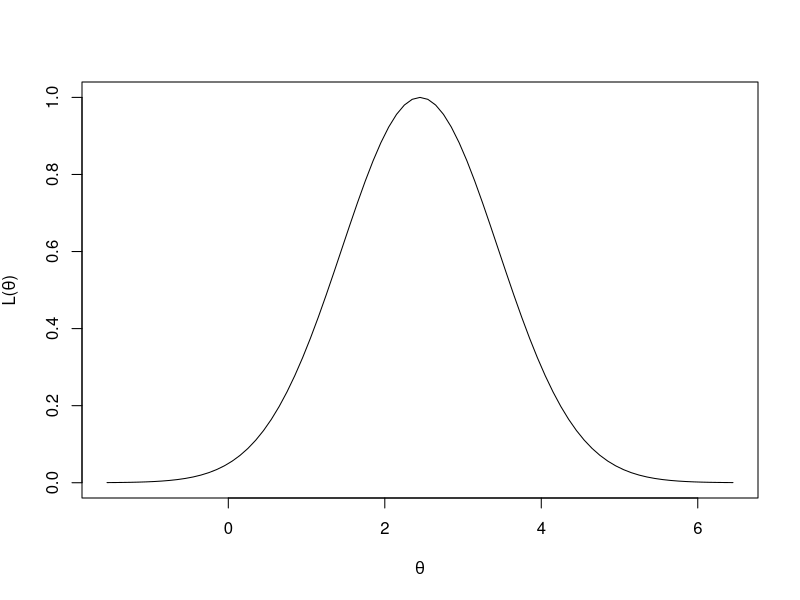
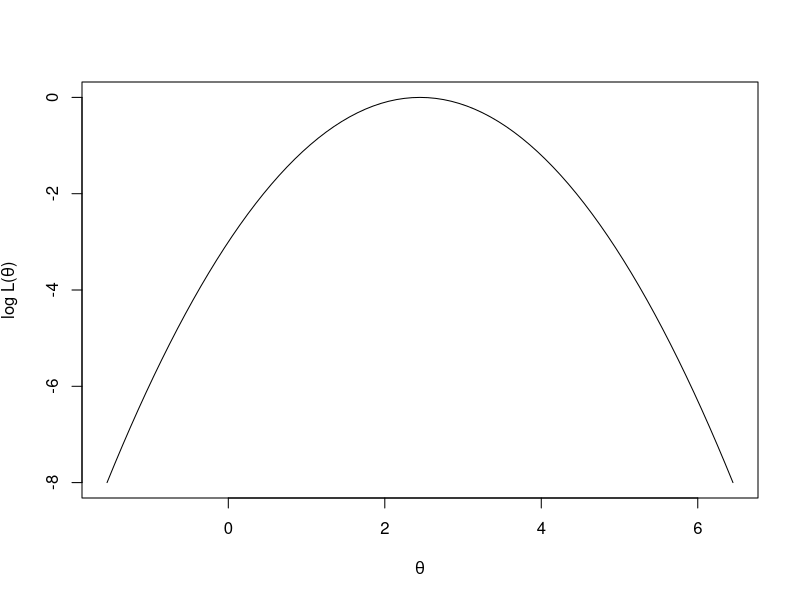
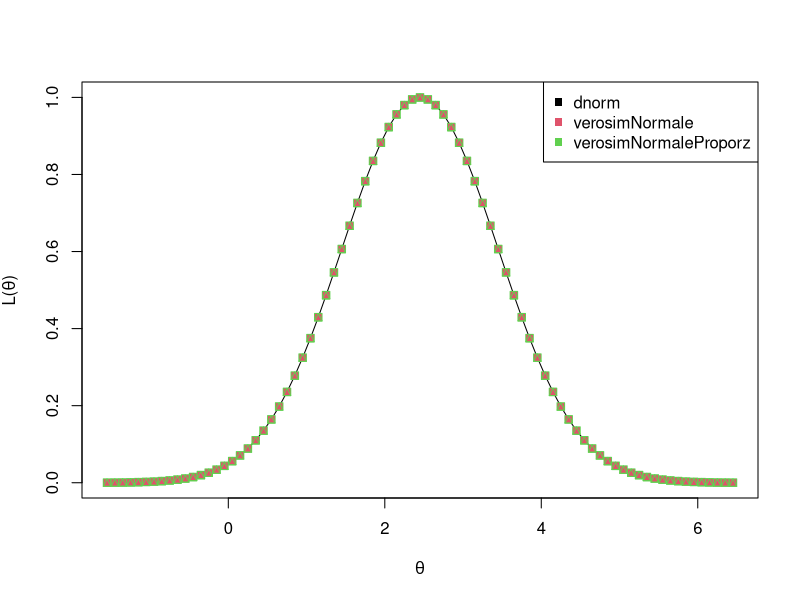
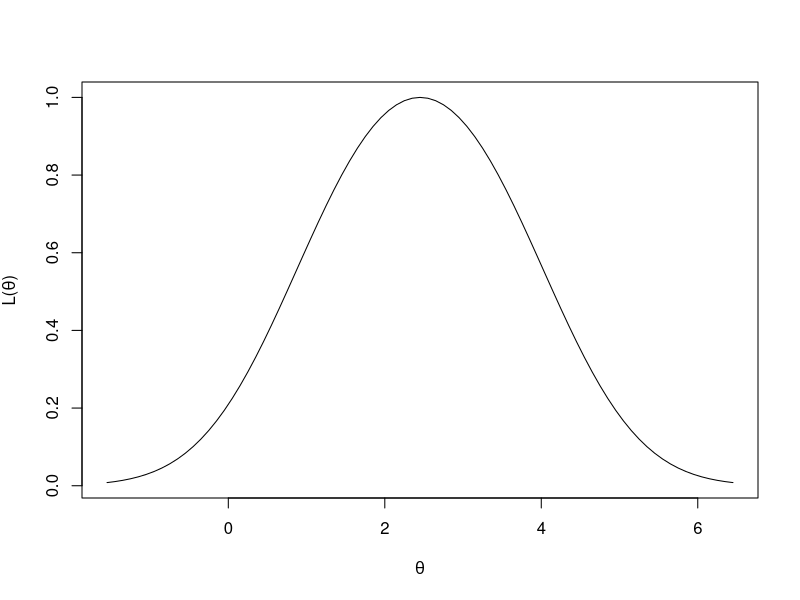
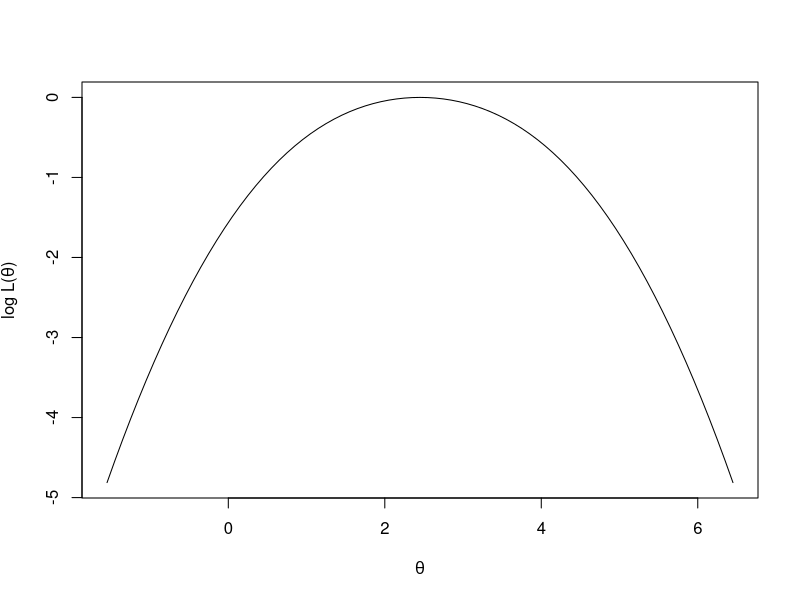
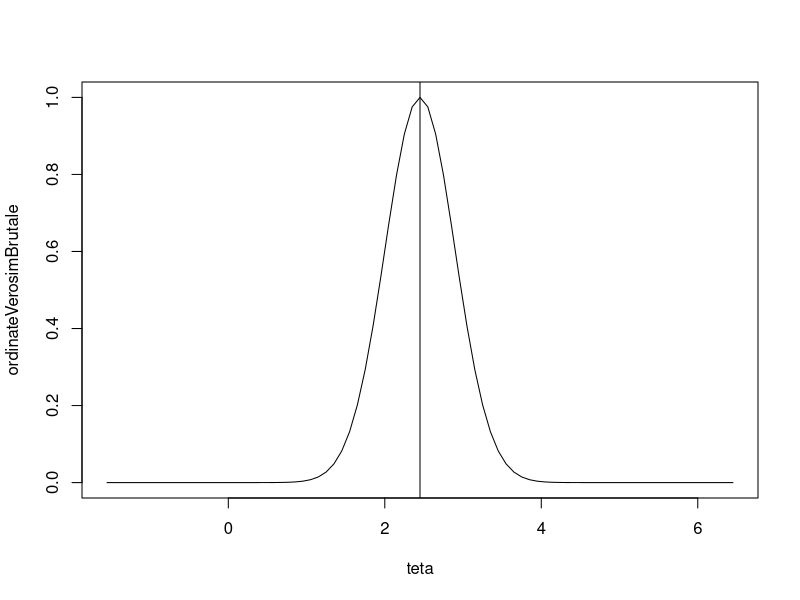
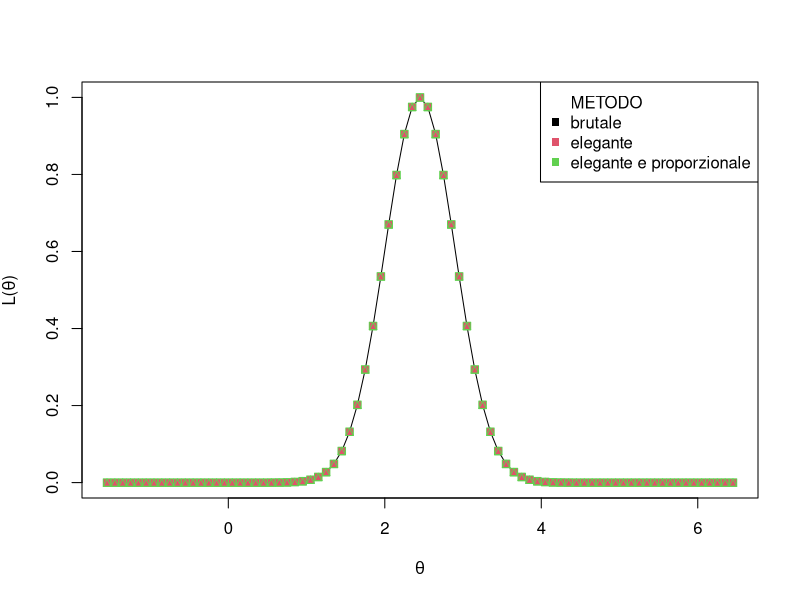
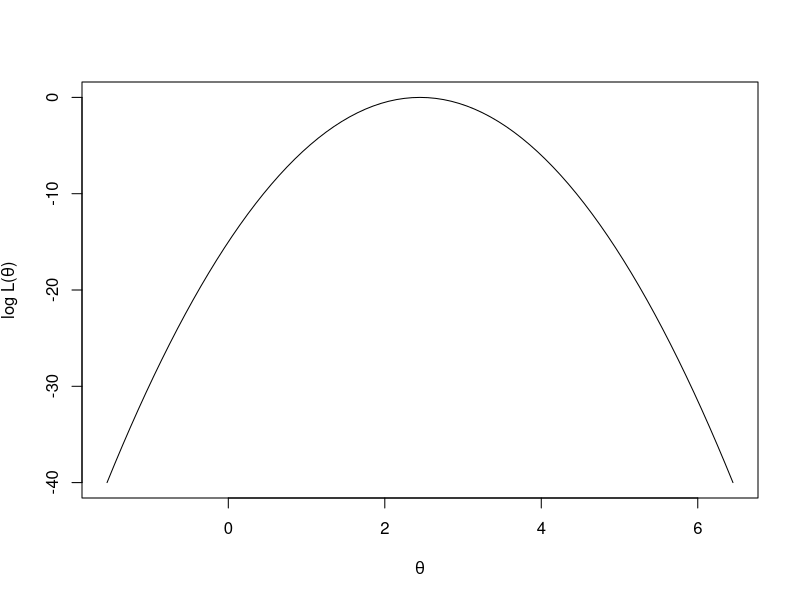

These charts were generated, in order, by the following R code:
#----------------------------------------------------------------------------------
# Possibile (ma non necessariamente unica) soluzione del compito 6 assegnato
#----------------------------------------------------------------------------------

#----------------------------------------------------------------------------------
# TRACCIA - ESERCIZIO 1
# Sia X una variabile casuale normale con media mu e varianza pari ad 1.
# Si osserva il valore x = 2.45        
#    ● Scrivere la formulazione analitica della funzione di verosimiglianza 
#    ● Costruire e rappresentare la funzione di verosimiglianza basata 
#	sull'osservazione di x = 2.45
#    ● Scrivere la formulazione analitica della funzione di log-verosimiglianza 
#    ● Costruire e rappresentare la funzione di log-verosimiglianza basata 
#	sull'osservazione di x = 2.45
#----------------------------------------------------------------------------------

#definisco un vettore di teta stabilendo una griglia di valori sullo spazio parametrico
#NOTA: posso sfruttare quanto noto sulla distribuzione normale, ovvero che circa il
# 99.9% dei valori si trova tra (mu - 3 sigma) e (mu + 3 sigma)
teta <-seq(-1.55, 6.45, by=0.1)

# nel caso di una sola osservazione la funzione di verosimiglianza coincide
# con la funzione di densità
# è quindi possibile sfruttare la funzione dnorm
ordinate1 <- dnorm(2.45, teta, 1)
ordinate1 <- ordinate1 / max(ordinate1)

#rappresento graficamente la funzione di verosimiglianza ottenuta
plot(teta, ordinate1,type="l",
	xlab=expression(theta),
	ylab=expression(paste("L(",theta,")")))

#funzione di log-verosimiglianza
logOrdinate1 <- log(dnorm(2.45, teta, 1))
#in alternativa posso sfruttare il parametro log 
#(definito in ogni funzione di probabilità/densità di R)
logOrdinate1 <- dnorm(2.45, teta, 1, log=T)
#normalizzo la log-verosimiglianza
logOrdinate1 <- logOrdinate1 - max(logOrdinate1)
#e la rappresento graficamente
plot(teta, logOrdinate1,type="l",
	xlab=expression(theta),
	ylab=expression(paste("log L(",theta,")")))

#########################################################################################
# ALTERNATIVA 2
# definisco una funzione e non sfrutto dnorm
# non considero i fattori additivi (che non dipendono dal parametro)
#########################################################################################

#in alternativa posso definire una funzione aggiuntiva
#versione completa
verosimNormale <- function(x,media,sqm){
      fattore1  <- 1/(sqm*sqrt(2*pi))
      esponente <- 1/2*((x-media)/sqm)^2
      fattore1 * exp(-esponente)
}

#versione definita a meno del fattore moltiplicativo
#che non dipende dal parametro mu
#NOTA: si suppone che la varianza sia nota
verosimNormaleProporz <- function(x,media,sqm){
      esponente <- 1/2*((x-media)/sqm)^2
      exp(-esponente)
}

#calcolo e normalizzo la funzione di verosimiglianza "completa"
ordinateCompleta <- verosimNormale(2.45, teta, 1)
ordinateCompleta <- ordinateCompleta / max(ordinateCompleta)

#calcolo e normalizzo la funzione di verosimiglianza definita
#a meno del fattore di proporzionalità
ordinateProporz <- verosimNormale(2.45, teta, 1)
ordinateProporz <- ordinateProporz / max(ordinateProporz)

#rappresento sullo stesso grafico la funzione di verosimiglianza "completa" 
# (sia quella ottenuta sfruttando dnorm che quella ottenuta con la nuova
# funzione definita) e quella definita a meno del fattore moltiplicativo
plot(teta, ordinate1, type="l", 
	xlab=expression(theta),
	ylab=expression(paste("L(",theta,")")), col=1)
lines(teta, ordinateCompleta, type="p", pch=15, col=2)
lines(teta, ordinateProporz, type="p", pch=14, col=3)
#aggiungo una legenda al grafico
legend("topright",c("dnorm","verosimNormale","verosimNormaleProporz"),col=c(1:3),pch=15)

# NOTA:
# lo stesso procedimento può essere seguito per la funzione di log-verosimiglianza,
# ovvero, invece di sfruttare dnorm è possibile definire una funzione aggiuntiva
# Anche in questo caso si può eliminare il fattore additivo che non dipende dal
# parametro mu

#----------------------------------------------------------------------------------
# TRACCIA - ESERCIZIO 2
# Sia X una variabile casuale normale con media mu e varianza pari ad 1.
# Si osserva un valore di x ed è noto che: 0.9 < x < 4.
#    ● Costruire e rappresentare la funzione di verosimiglianza
#    ● Costruire e rappresentare la funzione di log-verosimiglianza
#----------------------------------------------------------------------------------

#in questo caso la verosimiglianza è definita attraverso la differenza tra le
#funzioni di ripartizione calcolate nei due estremi dell'intervallo
ordinate2 <- pnorm(4, teta, 1) - pnorm(0.9, teta, 1)
ordinate2 <- ordinate2 / max(ordinate2)
plot(teta, ordinate2, type="l",
	xlab=expression(theta),
	ylab=expression(paste("L(",theta,")")))

#funzione di log-verosimiglianza e sua normalizzazione
logOrdinate2 <- log(ordinate2)
logOrdinate2 <- logOrdinate2 - max(logOrdinate2)
plot(teta, logOrdinate2, type="l",
	xlab=expression(theta),
	ylab=expression(paste("log L(",theta,")")))

#----------------------------------------------------------------------------------
# TRACCIA - ESERCIZIO 3
# Sia X una variabile casuale normale con media mu e varianza pari ad 1.
# Si osserva il seguente campione di 5 osservazioni:
#	-0.34  		1.40 		2.38 		4.16  		4.65
#    ● Scrivere la formulazione analitica della funzione di verosimiglianza
#    ● Costruire e rappresentare la funzione di verosimiglianza per il campione 
#	di 5 osservazioni
#    ● Scrivere la formulazione analitica della funzione di log-verosimiglianza
#    ● Costruire e rappresentare la funzione di log-verosimiglianza per il campione 
#	di 5 osservazioni
#----------------------------------------------------------------------------------

#definisco un vettore per il campione osservato
campioneOsservato <-c(-0.34,1.40,2.38,4.16,4.65)

##################################################
# metodo "brutale"
# calcolo la funzione di densità in corrispondenza
# di ogni elemento del campione e poi ne faccio
# la produttoria
##################################################

#inizializzo a 1 la variabile dove vado a memorizzare il risultato finale
ordinateVerosimBrutale <- 1

#per ogni elemento del campione
for(i in 1:length(campioneOsservato)){
  #aggiorno la verosimiglianza facendo il prodotto tra il valore precedente
  #e quello calcolato per l'osservazione corrente
  ordinateVerosimBrutale <- ordinateVerosimBrutale * dnorm(campioneOsservato[i], teta, 1)
}

#normalizzo la funzione di verosimiglianza
ordinateVerosimBrutale <- ordinateVerosimBrutale / max(ordinateVerosimBrutale)
#e la rappresento
plot(teta, ordinateVerosimBrutale, type="l")
#il valore più verosimile coincide con la media del campione osservato
abline(v=mean(campioneOsservato))

##################################################
# metodo "elegante"
# definisco una funzione con il funzionale
# della funzione di verosimiglianza
##################################################
verosimElegante <- function(campione, media, sqm){
      fattore1  <- (1/(sqm*sqrt(2*pi))) ^ length(campione)
      esponente <- 1 / (2*sqm^2) * sum((campione - media)^2)
      fattore1 * exp(-esponente)
}

#versione definita a meno del fattore moltiplicativo che
#non dipende dal parametro incognito mu
verosimEleganteProporz <- function(campione, media, sqm){
      esponente <- 1/(2*sqm^2) * sum((campione - media)^2)
      exp(-esponente)
}

#calcolo la funzione di verosimiglianza usando la funzione "elegante"
ordinate3 <- numeric(length(teta))
for(i in 1:length(teta)){
  ordinate3[i] <- verosimElegante(campioneOsservato, teta[i], 1)
}
ordinate3 <- ordinate3 / max(ordinate3)

ordinate3Proporz <- numeric(length(teta))
for(i in 1:length(teta)){
  ordinate3Proporz[i] <- verosimEleganteProporz(campioneOsservato, teta[i], 1)
}
ordinate3Proporz <- ordinate3Proporz / max(ordinate3Proporz)

#rappresento sullo stesso grafico la funzione di verosimiglianza "completa" 
# (sia quella ottenuta con il metodo brutale che quella con il metodo elegante)
# e quella definita a meno del fattore moltiplicativo
plot(teta, ordinateVerosimBrutale, type="l", 
	xlab=expression(theta),
	ylab=expression(paste("L(",theta,")")), col=1)
lines(teta, ordinate3, type="p", pch=15, col=2)
lines(teta, ordinate3Proporz, type="p", pch=14, col=3)
#aggiungo una legenda al grafico
legend("topright",c("METODO","brutale","elegante","elegante e proporzionale"),col=c(0:3),pch=15)

#######################################################################
# funzione di log-verosimiglianza
# NOTA: anche in questo caso è possibile sfruttare il metodo brutale,
# quello elegante e quello elegante a meno del fattore additivo
# 
# è riportato solo il secondo dei tre
#######################################################################

#definisco la funzione di log-verosimiglianza per un campione di 
#osservazioni i.i.d. estratto da una v.c. normale
logVerosimElegante <- function(campione, media, sqm){
      addendo1 <- -length(campione)/2 * log(sqm^2)
      addendo2 <- - 1/(2*sqm^2) * sum((campione - media)^2)
      addendo1 + addendo2
}

#e calcolo la funzione di log-verosimiglianza per il campione osservato
logOrdinate3 <- numeric(length(teta))
for(i in 1:length(teta)){
  logOrdinate3[i] <- logVerosimElegante(campioneOsservato, teta[i], 1)
}
logOrdinate3 <- logOrdinate3 - max(logOrdinate3)
plot(teta, logOrdinate3, type="l", 
	xlab=expression(theta),
	ylab=expression(paste("log L(",theta,")")))

#----------------------------------------------------------------------------------
# TRACCIA - ESERCIZIO 4
# Confrontare le tre funzioni di verosimiglianza e le tre funzioni di 
# log-verosimiglianza ottenute negli esercizi precedenti.
#----------------------------------------------------------------------------------

#rappresento sullo stesso grafico le funzione di verosimiglianze per i tre casi:
# - CASO 1: è nota una sola osservazione e si sa che è pari a 2.45
# - CASO 2: è nota che una sola osservazione e si sa solo che si trova tra 0.9 e 4
# - CASO 3: è noto un campione di 5 osservazioni (la cui media è pari a 2.45)
plot(teta, ordinate1, type="l", 
	xlab=expression(theta),
	ylab=expression(paste("L(",theta,")")), col=1)
lines(teta, ordinate2, type="l", col=2)
lines(teta, ordinate3, type="l", col=3)
#aggiungo una legenda al grafico
legend("topright",c("valore 1 osservazione","intervallo 1 osservazione","campione dimensione 5"),col=c(1:3),pch=15)

#lo stesso per le tre funzioni di log-verosimiglianza
plot(teta, logOrdinate1, type="l", 
	xlab=expression(theta),
	ylab=expression(paste("log L(",theta,")")), col=1)
lines(teta, logOrdinate2, type="l", col=2)
lines(teta, logOrdinate3, type="l", col=3)
#aggiungo una legenda al grafico
legend("topright",c("valore 1 osservazione","intervallo 1 osservazione","campione dimensione 5"),col=c(1:3),pch=15)


